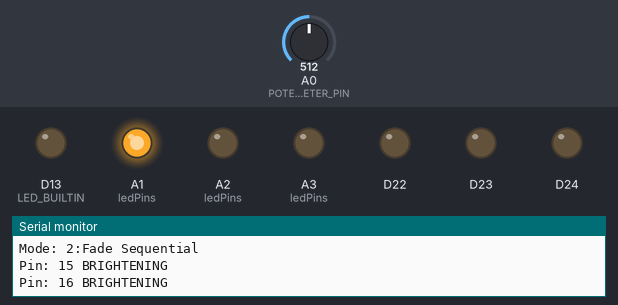
Recording of a sketch running on a simulated Arduino Nano RP2040 Connect. Shown: output pins drawn as LEDs (lit = HIGH), the last lines printed to the serial monitor. Dashed ring = blinking. The test bench sets the inputs (shaded band); at power-on: A0 (POTENTIOMETER_PIN) = 512.

Above: at 2.5 s.
2.6 s: A0 (POTENTIOMETER_PIN) set to 306
At 5.04 s:
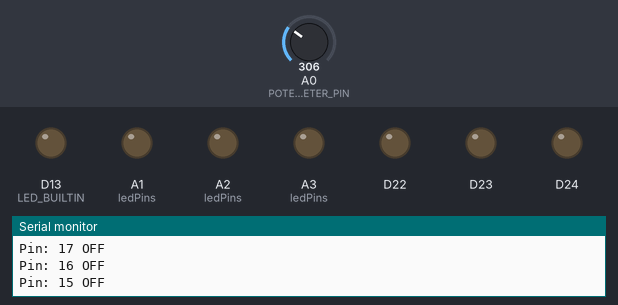
6.1 s: A0 (POTENTIOMETER_PIN) set to 245
At 7.95 s:
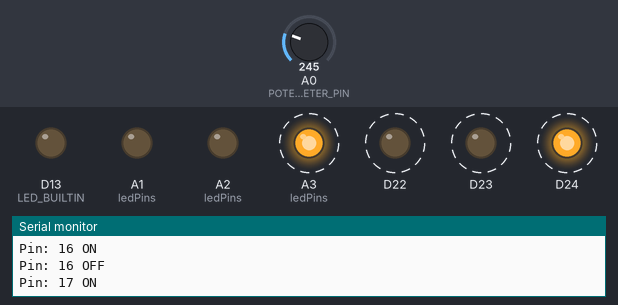
9.9 s: A0 (POTENTIOMETER_PIN) set to 900
At 11.69 s:
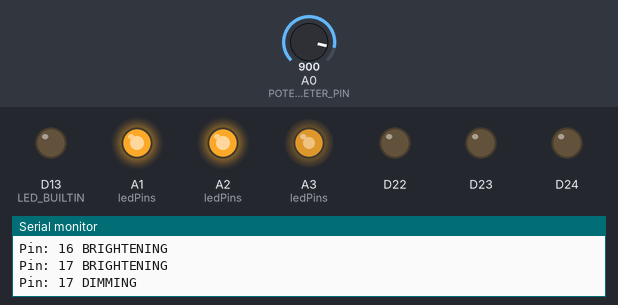
13.4 s: A0 (POTENTIOMETER_PIN) set to 716
17.9 s: A0 (POTENTIOMETER_PIN) set to 511
Timing chart, 0 to 22.4 s (numbered marks = the images above; inputs shaded):
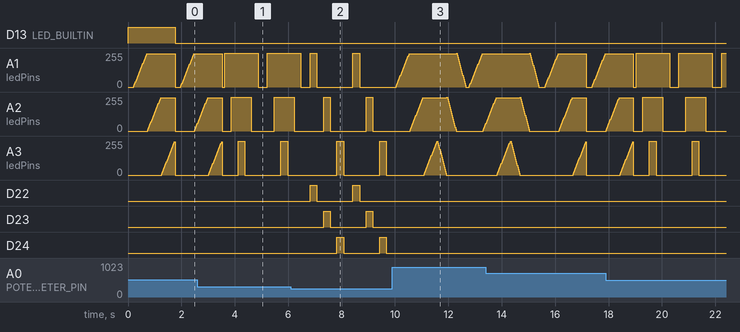

Measured:
- after the input at 6.1 s, D22: alternates HIGH for 0.25 s and LOW for 1.4 s, starting after 0.73 s; D23: alternates HIGH for 0.25 s and LOW for 1.4 s, starting after 1.2 s; D24: alternates HIGH for 0.25 s and LOW for 1.4 s, starting after 1.7 s
- after the input at 9.9 s, D22–24: stops changing and stays LOW
- by itself, A1 (ledPins): repeats every 1.6 s: 255/255 1.3 s, 0/255 0.35 s

The sketch:

Pot_and_LEDS_copy.ino
```cpp
/*

  Code to turn on a bank of LEDS based on the position of a potentiometer
  Mode 0: Sequential
  R - G - B - R - G - B - R - G _ B
  Mode 1: Cascade
  R - RG - RGB - RG - R - RG - RGB - RG - R
  Mode 2: Fade RGB
  R - G - B - R - G - B
  Mode 3: Fade Sequential


  1. Wave
  2. Sequential
  3. Slow Glow
  4. Chasing
  5. Flash
  6. Twinkle
  7. All On
  8. All Off

  (C)SGF2022

*/

#include <WiFiNINA.h>           // needed for on board LEDs

// analog pins to allow fading
#define POTENTIOMETER_PIN A0    // connect the swipe pin of a potentiometer to pin AO
#define LED_RED 15    // A1
#define LED_GREEN 16  // A2
#define LED_BLUE 17   // A3

#define time_delay 250               // delay between LEDs

byte led = B10010;

int ledPins[] = { LED_RED, LED_GREEN, LED_BLUE};
String modes[] = {"Sequential","Cascade","Fade Sequential","Twinkle","Flash","Twinkle","All ON","All OFF"};

int ledCount = 2; // 0, 1, 2

int brightness = 0;    // how bright the LED is
int fadeBrightStep = 10;    // how many steps to fade the LED by
int fadeDimStep = 15;
int fadeDelay = 20;    // ms delay between fades

void setup() {

  // define external LEDs
  for (int i = 0; i < ledCount ; i++) {
    pinMode(ledPins[i], OUTPUT);
  }

  turnOffAllLEDS();

  //define builtin LED. The constant LED_BUILTIN is a built-in constant name
  pinMode(LED_BUILTIN, OUTPUT);
  digitalWrite(LED_BUILTIN, HIGH);

  //define the on-board RGB LEDs
  pinMode(LEDR, OUTPUT);
  pinMode(LEDG, OUTPUT);
  pinMode(LEDB, OUTPUT);

  //initialise the monitor
  Serial.begin(9600);

}

void loop() {

  // get the potentiometer value and map it
  int potentiometerValue = analogRead(POTENTIOMETER_PIN);
  int mode = map(potentiometerValue, 0, 1023, 0, 4); // change the final number as more selections become available

  Serial.println("Mode: " + String(mode) + ":" + modes[mode]);

  delay(100);

  // select the code to run based on the value of mode that is returned by the map function
  switch (mode) {
    case 0: // Sequential

      // go up the LEDS on then off then back down again
      // control the external LEDs
      turnOnRGB_RED();
      turnOnLED(LED_RED, time_delay);
      turnOffRGB();
      turnOffLED(LED_RED, time_delay);

      turnOnRGB_GREEN();
      turnOnLED(LED_GREEN, time_delay);
      turnOffRGB();
      turnOffLED(LED_GREEN, time_delay);

      turnOnRGB_BLUE();
      turnOnLED(LED_BLUE, time_delay);
      turnOffRGB();
      turnOffLED(LED_BLUE, time_delay);

      break;

    case 1: // Cascade
      // Bring LEDs one by one


      turnOnLED(LED_RED, time_delay);
      turnOnLED(LED_GREEN, time_delay);
      turnOnLED(LED_BLUE, time_delay);

      // Turn off LEDs one by one

      turnOffLED(LED_BLUE, time_delay);
      turnOffLED(LED_GREEN, time_delay);
      turnOffLED(LED_RED, time_delay);

      break;

    case 2: // Fade

      //fade on and off LED
      delay(100);
      fadeOnLED(LED_RED, fadeDelay);
      fadeOnLED(LED_GREEN, fadeDelay);
      fadeOnLED(LED_BLUE, fadeDelay);
      turnOffAllLEDS();

      break;

    case 3: // Fade R - RG - RGB - RG - R

      fadeOnLED(LED_RED, fadeDelay);
      fadeOnLED(LED_GREEN, fadeDelay);
      fadeOnLED(LED_BLUE, fadeDelay);

      fadeOffLED(LED_BLUE, fadeDelay);
      fadeOffLED(LED_GREEN, fadeDelay);
      fadeOffLED(LED_RED, fadeDelay);

    break;


    default:
      //digitalWriteRGB(LOW, LOW, LOW);
      //Serial.println("Mode default");
    break;
  }
}

/***************************************

  functions to control the onboard RGB LED

****************************************/

void turnOffRGB() {

  digitalWrite(LEDR, LOW);
  digitalWrite(LEDG, LOW);
  digitalWrite(LEDB, LOW);

}

void turnOnRGB_RED() {

  digitalWrite(LEDR, HIGH);
  digitalWrite(LEDG, LOW);
  digitalWrite(LEDB, LOW);

}

void turnOnRGB_GREEN() {

  digitalWrite(LEDR, LOW);
  digitalWrite(LEDG, HIGH);
  digitalWrite(LEDB, LOW);

}

void turnOnRGB_BLUE() {

  digitalWrite(LEDR, LOW);
  digitalWrite(LEDG, LOW);
  digitalWrite(LEDB, HIGH);

}

void turnOnRGB_YELLOW() {

  digitalWrite(LEDR, LOW);
  digitalWrite(LEDG, HIGH);
  digitalWrite(LEDB, HIGH);

}

void turnOnRGB_WHITE() {

  digitalWrite(LEDR, HIGH);
  digitalWrite(LEDG, HIGH);
  digitalWrite(LEDB, HIGH);

}

void turnOffAllLEDS(){

  for (int j = 0; j <= ledCount; j++) {

    digitalWrite(LED_BUILTIN, LOW);
    Serial.println("Pin: " + String(ledPins[j]) + " ALL OFF");
    analogWrite(ledPins[j], 0);

  }

}

void fadeOnLED(int LED_PIN, int delay_time){

  // brighten LEDS
  Serial.println("Pin: " + String(LED_PIN) + " BRIGHTENING");
  for (int brightness = 0; brightness <= 255; brightness = brightness + fadeBrightStep){
    analogWrite(LED_PIN, brightness);
    delay(fadeDelay);
  }

}

void fadeOffLED(int LED_PIN, int delay_time){
   // dim ledPins[j]
  Serial.println("Pin: " + String(LED_PIN) + " DIMMING");
  for (int brightness = 255; brightness >=0; brightness = brightness - fadeDimStep){
    analogWrite(LED_PIN, brightness);
    delay(fadeDelay);
  }

}

void turnOnLED(int LED_PIN, int delay_time){

  Serial.println("Pin: " + String(LED_PIN) + " ON");
  analogWrite(LED_PIN, 255);
  delay(delay_time);

}

void turnOffLED(int LED_PIN, int delay_time){

  Serial.println("Pin: " + String(LED_PIN) + " OFF");
  analogWrite(LED_PIN, 0);
  delay(delay_time);


}
```
